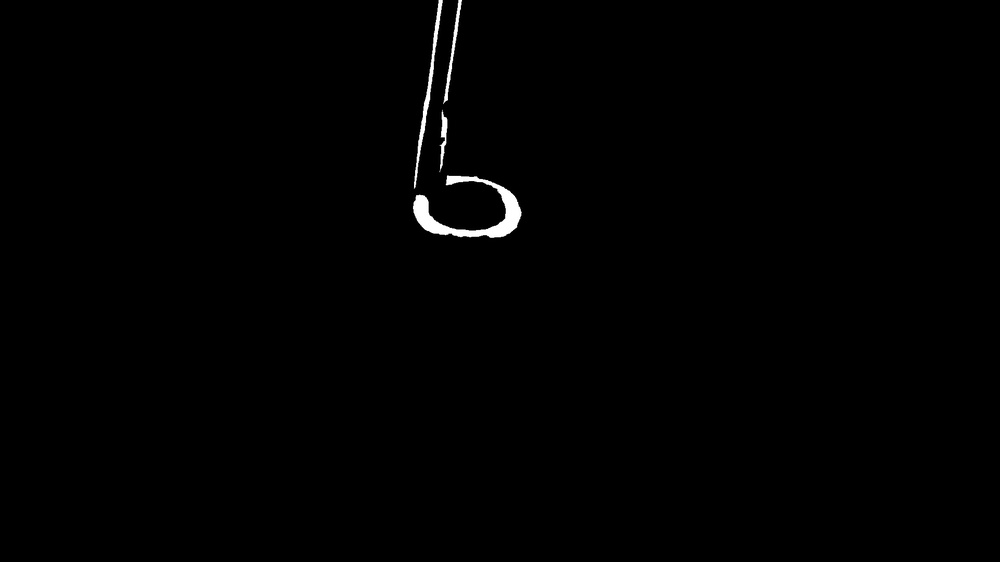
#> input picture mask/frame146.jpg, 1000 x 562 px, shrunk from 1920 x 1080 before the run
$ python test.py   (older library calls are emulated)
#> lines starting #> are read from the running program, lines starting #| are printed output that depends on the picture; after the words box and inside, x2 and y2 are one past the last pixel; in counts of white or black regions, pixels touching at a corner belong together
#> further down, src is the input picture: shape (562, 1000, 3); min 0, max 255, mean 1.5
### grad.py
import cv2
import numpy as np

# [20 lines left out: function getgrads, not called in this run]

def CannyThreshold(val, img_blur):
#> called with val = 100
    ratio = 3
    kernel_size = 3
    low_threshold = val
    src = img_blur
    img_blur = cv2.GaussianBlur(img_blur, (3, 3), 0)
    detected_edges = cv2.Canny(img_blur, low_threshold, low_threshold*ratio, kernel_size)
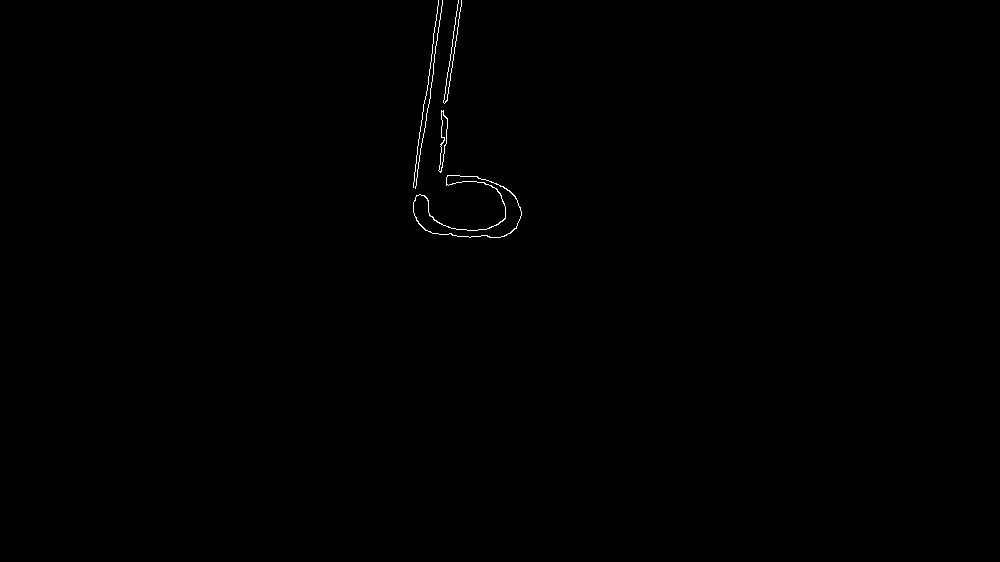
#> detected_edges: shape (562, 1000); 0.22% white in thin lines or dots, all inside (x1, y1, x2, y2) = (413, 0, 522, 238)
    mask = detected_edges != 0
    # dst = src * (mask[:,:].astype(src.dtype))
    return detected_edges

### line.py
import cv2
import numpy as np
import medial
def houghline_transform(edges,img):
    lines = cv2.HoughLines(edges,1,np.pi/180,90)
#> lines = [[434, 0.14], [438, 0.14], [435, 0.122]]
    if lines is not None:
        for line in lines:
            for rho,theta in line:
                a = np.cos(theta)
                b = np.sin(theta)
                x0 = a*rho
                y0 = b*rho
                x1 = int(x0 + 1000*(-b))
                y1 = int(y0 + 1000*(a))
                x2 = int(x0 - 1000*(-b))
                y2 = int(y0 - 1000*(a))

                cv2.line(img,(x1,y1),(x2,y2),(255,0, 0),2)
#> this loop made 3 passes

    return img

def houghlineP_transform(edges, img):
    linesP = cv2.HoughLinesP(edges, 1, np.pi / 180, 100, None, 50, 20)
#> linesP = [[413, 182, 425, 96], [413, 209, 430, 88]]
    if linesP is not None:
        for i in range(0, len(linesP)):
            l = linesP[i][0]
            cv2.line(img, (l[0], l[1]), (l[2], l[3]), (0,0,255), 3, cv2.LINE_AA)
#> this loop made 2 passes
    return img


# [4 lines left out: function houghmedial, not called in this run]

### test.py
import cv2
import numpy as np
import grad
import line

src = cv2.imread("mask/frame146.jpg")
edges = grad.CannyThreshold(100, src)

####detect lines
img_with_lines=line.houghline_transform(edges, src)
src=cv2.imread("mask/frame146.jpg")
img_with_medial=line.houghlineP_transform(edges,src)


cv2.imwrite("mask/img_with_lines.jpg", img_with_lines)
cv2.imwrite("mask/img_with_medial.jpg", img_with_medial)
